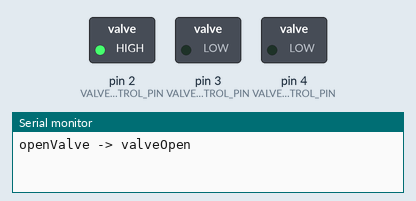
A sketch run on a simulated Arduino Uno, built with avr-gcc and run on an emulated ATmega328P. Parts: switched loads named in the sketch (green lamp = pin HIGH), the last lines printed to the serial monitor.

Above: at 0.1 s.
At 20.1 s:
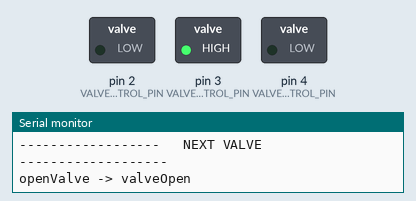
At 40.1 s:
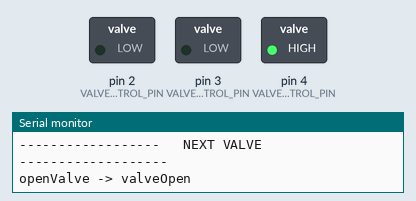
At 60.1 s:
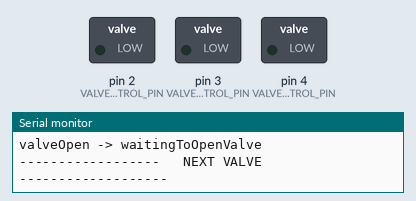
Timing chart, 0 to 61.6 s (numbered marks = the images above):
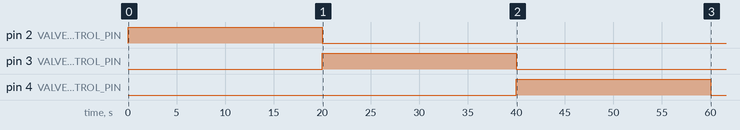

The sketch:

TechnoArugula.ino
```cpp
#include "CO2Monitor.h"
#include "SprayHandler.h"


#define VALVE_1_CONTROL_PIN 2
#define VALVE_2_CONTROL_PIN 3
#define VALVE_3_CONTROL_PIN 4

#define VALVE_TRIGGER_NOW_PIN 5
#define VALVE_TRIGGER_LATER_PIN 6

#define VALVE_DURATION_PIN_0 7
#define VALVE_DURATION_PIN_1 8
#define VALVE_DURATION_PIN_2 9


SprayHandler sprayTask(VALVE_1_CONTROL_PIN, VALVE_2_CONTROL_PIN, VALVE_3_CONTROL_PIN);


// the setup function runs once when you press reset or power the board
void setup() {
  Serial.begin(115200); //start a serial port to communicate with the computer
  Serial.println();

  sprayTask.initialize();
}

void loop() {
  sprayTask.perform();
}
```

CO2Monitor.cpp
```cpp
#include "CO2Monitor.h"


CO2Monitor :: CO2Monitor(uint8_t valve) {
  this->valvePin = valve;
}


  // state functions
void CO2Monitor :: startNewCycle(void) {

}

void CO2Monitor :: waitForNextReading(void) {

}

void CO2Monitor :: startReading(void) {

}

void CO2Monitor :: waitReading(void) {

}

void CO2Monitor :: finishReading(void) {

}

void CO2Monitor :: openCO2Valve(void) {

}

void CO2Monitor :: closeCO2Valve(void) {

}
```

CO2Monitor.h
```cpp
#include <Arduino.h>

#ifndef _CO2_MONITOR_H_
#define _CO2_MONITOR_H_


class CO2Monitor;
typedef  void (CO2Monitor::*CO2MonitorStateFN)(void);


class CO2Monitor {
  public:
    CO2Monitor(uint8_t valve);

  private:
    uint8_t valvePin;

        // state functions
    unsigned long dt = 0;
    CO2MonitorStateFN state;
    void startNewCycle(void);
    void waitForNextReading(void);
    void startReading(void);
    void waitReading(void);
    void finishReading(void);
    void openCO2Valve(void);
    void closeCO2Valve(void);

};


#endif
```

SprayHandler.cpp
```cpp
#include "SprayHandler.h"


SprayValve :: SprayValve() {
  this->duration = 500;
  this->interval = 10000; // default interval until next valve should be set is ten seconds
}

void SprayValve :: initialize() {
  pinMode(this->pin, OUTPUT);
  this->resetValve(true);
}

void SprayValve :: resetValve( bool triggerLongSpray = false ) {
  this->dt = 0;
  this->done = false;
  this->state = &SprayValve::openValve;
  this->triggerLongSpray = triggerLongSpray;
}

void SprayValve :: startValve() {
  this->dt = millis() + this->interval;
}


SprayValve* SprayValve :: perform() {
  (this->*state)();
  if( done ) {
    Serial.println("------------------   NEXT VALVE  -------------------");

    // make sure next valves dt is correctly set
    this->nextValve->startValve();

    // return the next valve
    return this->nextValve;
  }
  return this;
}

void SprayValve :: waitingToOpenValve() {
  this->done = false;
  if( millis() > this->dt ) {
    Serial.println("waitingToOpenValve -> openValve");
    this->state = &SprayValve::openValve;
  }
}

void SprayValve :: openValve() {
  this->done = false;
  this->dt = this->triggerLongSpray ? millis() + 20000 : millis() + this->duration;
  this->triggerLongSpray = false;
  this->state = &SprayValve::valveOpen;
  Serial.println("openValve -> valveOpen");
  digitalWrite(this->pin, HIGH);
}

void SprayValve :: valveOpen() {
  this->done = false;
  if( millis() > this->dt ) {
    this->dt = millis() + this->interval;
    Serial.println("valveOpen -> waitingToOpenValve");
    this->state = &SprayValve::waitingToOpenValve;
    digitalWrite(this->pin, LOW);
    this->done = true;
    this->triggerLongSpray = false;
  }
}


SprayHandler :: SprayHandler(uint8_t valveAPin, uint8_t valveBPin, uint8_t valveCPin) {
  //construct the valve network
  this->valveA.pin = valveAPin;
  this->valveA.nextValve = &(this->valveB);
  this->valveA.interval = 480000; //interval until valveA opens is 15 minutes

  this->valveB.pin = valveBPin;
  this->valveB.nextValve = &(this->valveC);

  this->valveC.pin = valveCPin;
  this->valveC.nextValve = &(this->valveA);

  this->currentValve = &(this->valveA);
}


void SprayHandler :: initialize() {
  this->valveA.initialize();
  this->valveB.initialize();
  this->valveC.initialize();
}

void SprayHandler :: perform() {
  this->currentValve =  this->currentValve->perform();
}

void SprayHandler :: triggerLongSpray() {
  this->valveA.resetValve(true);
  this->valveB.resetValve(true);
  this->valveC.resetValve(true);
  this->currentValve = &(this->valveA);
}
```

SprayHandler.h
```cpp
#include <Arduino.h>

#ifndef _SPRAY_HANDLER_H_
#define _SPRAY_HANDLER_H_


class SprayValve;
typedef  void (SprayValve::*SprayValveStateFN)(void);

class SprayValve {
  public:
    SprayValve();
    SprayValve *nextValve;
    void initialize();
    void resetValve( bool triggerLongSpray = false );
    void startValve();

    //state functions
    bool done = false;
    SprayValve* perform();

    SprayValveStateFN state;
    void waitingToOpenValve();
    void openValve();
    void valveOpen();

    uint8_t pin;
    bool triggerLongSpray = true;
    unsigned long dt = 0;
    unsigned long duration; //time valve is open
    unsigned long interval; //time until next valve should open
};


class SprayHandler;
typedef  void (SprayHandler::*SprayHandlerStateFN)(void);


class SprayHandler {
  public:
    SprayHandler(uint8_t valveAPin, uint8_t valveBPin, uint8_t valveCPin);
    void initialize();
    void triggerLongSpray();
    void perform();

  private:
    SprayValve *currentValve;
    SprayValve valveA;
    SprayValve valveB;
    SprayValve valveC;
};


#endif
```

Measured:
- by itself, pin 2 (VALVE_1_CONTROL_PIN): LOW → HIGH at 0.00 s, → LOW 20.0 s later
- by itself, pin 3 (VALVE_2_CONTROL_PIN): LOW → HIGH at 20.0 s, → LOW 20.0 s later
- by itself, pin 4 (VALVE_3_CONTROL_PIN): LOW → HIGH at 40.0 s, → LOW 20.0 s later
